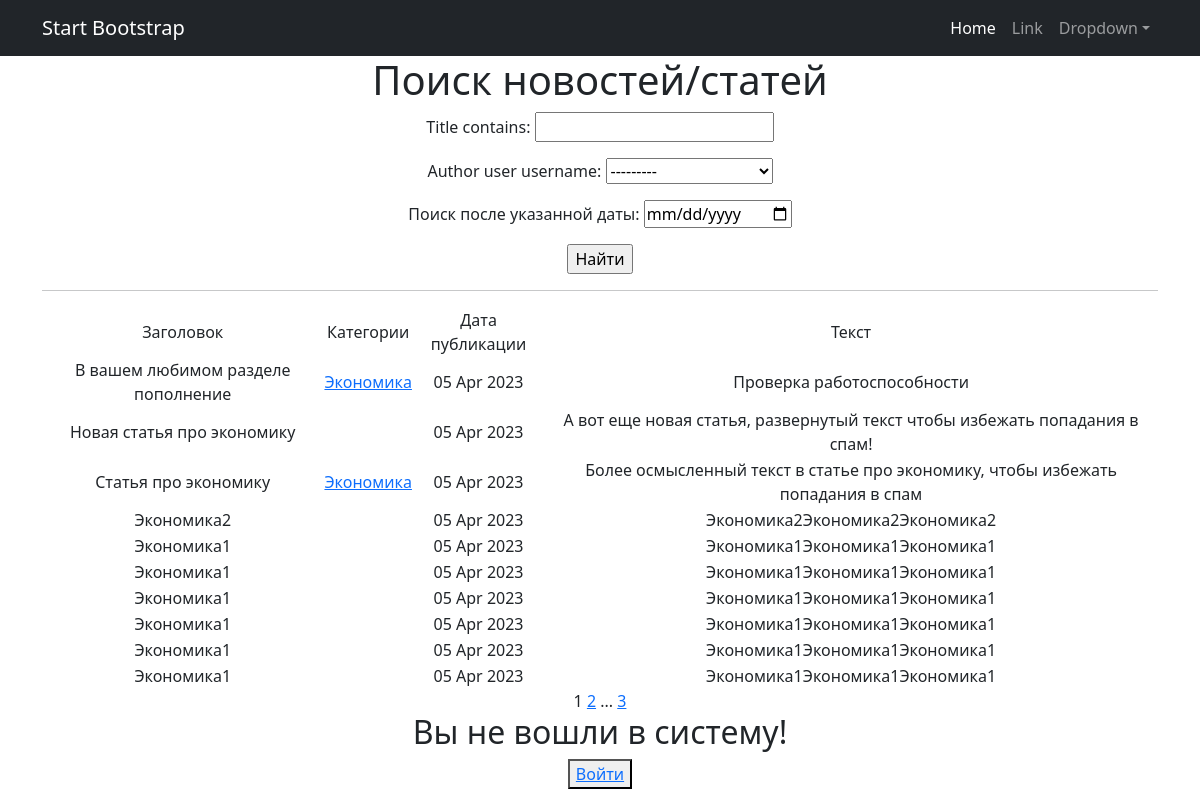
The app's page /news/search/ with its own data.
### news/models.py (models this page shows, shortened)
class Post(models.Model):
    TYPES = [
        ('P', 'Статья'),  # P for "post"
        ('N', 'Новость')   # N for "news"
    ]
    author = models.ForeignKey(Author, on_delete=models.CASCADE)
    post_type = models.CharField(max_length=1, choices=TYPES, default='P')
    creation_time = models.DateTimeField(auto_now_add=True)
    categories = models.ManyToManyField('Category', through='PostCategory')
    title = models.CharField(max_length=255, blank=False)
    text = models.TextField(blank=False)
    post_rating = models.FloatField(default=0.0)

class Category(models.Model):
    news_category = models.CharField(max_length=100, unique=True)
    subscribers = models.ManyToManyField(User, related_name='categories')
    def __str__(self):
        return self.news_category

### news/views.py (the view)
# urls.py: path('search/', NewsSearch.as_view(), name='news_search'),
class NewsSearch(ListView):
    model = Post
    ordering = '-creation_time'
    template_name = 'news_search.html'
    context_object_name = 'news_list'
    paginate_by = 10
    def get_queryset(self):
        queryset = super().get_queryset()
        self.filterset = PostFilter(self.request.GET, queryset)
        return self.filterset.qs
    def get_context_data(self, **kwargs):
        context = super().get_context_data(**kwargs)
        context['filterset'] = self.filterset
        return context

### news/templatetags/custom_filters.py (called while the page is built)
@register.filter()
def censor(value):
    bad_words = ('редиска', 'бля')
    if not isinstance(value, str):
        raise TypeError(f"unresolved type '{type(value)}' expected  type 'str'")
    for word in value.split():
        if word.lower() in bad_words:
            value = value.replace(word, f"{word[0]}{'*' * (len(word) - 1)}")
    return value

### templates/news_search.html (shortened to what this page needs)
{% extends 'flatpages/default.html' %}
{% load custom_filters %}
{% block content %}
    <h1>Поиск новостей/статей</h1>
    <form action="" method="get">
        {{ filterset.form.as_p }}
        <input type="submit" value="Найти" />
    </form>
    <hr>
    {% if news_list %}
        <table>
            <tr>
                <td>Заголовок</td>
                <td>Категории</td>
                <td>Дата публикации</td>
                <td>Текст</td>
            </tr>
            {% for news_detail in news_list %}
            <tr>
                <td>{{ news_detail.title|censor }}</td>
                <td>
                    {% for category in news_detail.categories.all %}
                        <a href="{% url 'category_list' category.id %}">{{ category }}</a>
                    {% endfor %}
                </td>
                <td>{{ news_detail.creation_time|date:'d M Y' }}</td>
                <td>{{ news_detail.text|truncatewords:20|censor }}</td>
            </tr>
            {% endfor %}
        </table>
    {% else %}
        <h2>Новостей нет!</h2>
    {% endif %}
   {{ page_obj.number }}
   {% if page_obj.has_next %}
       <a href="?page={{ page_obj.next_page_number }}">{{ page_obj.next_page_number }}</a>
       {% if paginator.num_pages != page_obj.next_page_number %}
           ...
           <a href="?page={{ page_obj.paginator.num_pages }}">{{ page_obj.paginator.num_pages }}</a>
       {% endif %}
   {% endif %}
{% if request.user.is_authenticated %}
    <h2>Страница авторизованного пользователя {{request.user.username}}</h2>
    <button> <a href="{% url 'account_logout' %}">Выйти</a> </button>
{% else %}
    <h2>Вы не вошли в систему!</h2>
    <button> <a href="{% url 'account_login' %}">Войти</a> </button>
{% endif %}
{% endblock content %}

### records on screen
Post: title|censor "В вашем любимом разделе пополнение", creation_time "05 Apr 2023", text|censor "Проверка работоспособности"
Category: news_category "Экономика"
Post: title|censor "Новая статья про экономику", creation_time "05 Apr 2023", text|censor "А вот еще новая статья, развернутый текст чтобы избежать попадания в спам!"
Post: title|censor "Статья про экономику", creation_time "05 Apr 2023", text|censor "Более осмысленный текст в статье про экономику, чтобы избежать попадания в спам"
Post: title|censor "Экономика2", creation_time "05 Apr 2023", text|censor "Экономика2Экономика2Экономика2"
Post: title|censor "Экономика1", creation_time "05 Apr 2023", text|censor "Экономика1Экономика1Экономика1"
Post: title|censor "Экономика1", creation_time "05 Apr 2023", text|censor "Экономика1Экономика1Экономика1"
Post: title|censor "Экономика1", creation_time "05 Apr 2023", text|censor "Экономика1Экономика1Экономика1"
Post: title|censor "Экономика1", creation_time "05 Apr 2023", text|censor "Экономика1Экономика1Экономика1"
Post: title|censor "Экономика1", creation_time "05 Apr 2023", text|censor "Экономика1Экономика1Экономика1"
Post: title|censor "Экономика1", creation_time "05 Apr 2023", text|censor "Экономика1Экономика1Экономика1"

### other values on screen
{{ page_obj.number }} "1"
{{ page_obj.next_page_number }} "2"
{{ page_obj.paginator.num_pages }} "3"
